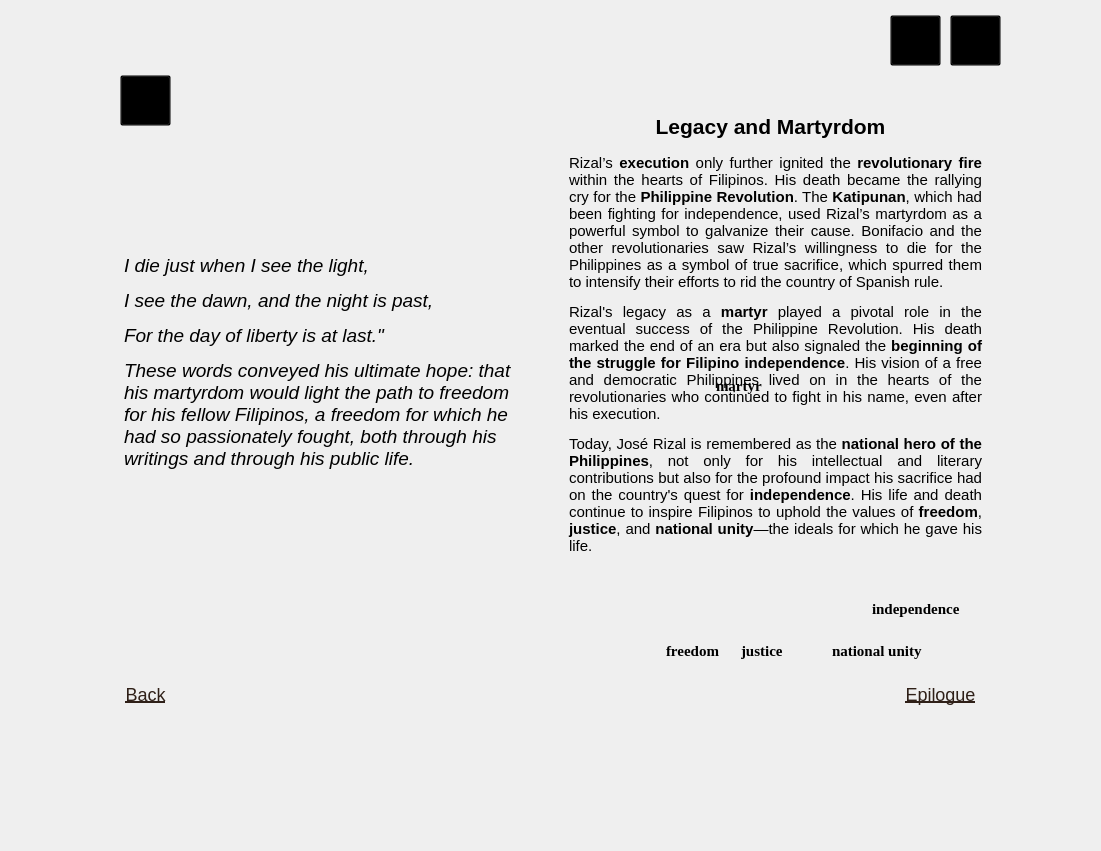
<?xml version="1.0" encoding="UTF-8"?>
<ui version="4.0">
 <class>chapter1_2</class>
 <widget class="QMainWindow" name="chapter1_2">
  <property name="geometry">
   <rect>
    <x>0</x>
    <y>0</y>
    <width>1101</width>
    <height>851</height>
   </rect>
  </property>
  <property name="minimumSize">
   <size>
    <width>1101</width>
    <height>851</height>
   </size>
  </property>
  <property name="maximumSize">
   <size>
    <width>1101</width>
    <height>851</height>
   </size>
  </property>
  <property name="windowTitle">
   <string>MainWindow</string>
  </property>
  <widget class="QWidget" name="centralwidget">
   <widget class="QLabel" name="bg">
    <property name="geometry">
     <rect>
      <x>0</x>
      <y>0</y>
      <width>1101</width>
      <height>851</height>
     </rect>
    </property>
    <property name="minimumSize">
     <size>
      <width>1101</width>
      <height>851</height>
     </size>
    </property>
    <property name="maximumSize">
     <size>
      <width>1101</width>
      <height>851</height>
     </size>
    </property>
    <property name="text">
     <string/>
    </property>
    <property name="pixmap">
     <pixmap>../reso/bg.png</pixmap>
    </property>
    <property name="scaledContents">
     <bool>true</bool>
    </property>
   </widget>
   <widget class="QTextEdit" name="wherehelived1">
    <property name="enabled">
     <bool>false</bool>
    </property>
    <property name="geometry">
     <rect>
      <x>120</x>
      <y>250</y>
      <width>401</width>
      <height>411</height>
     </rect>
    </property>
    <property name="styleSheet">
     <string notr="true">
    QTextEdit {
        background: transparent;
        font-family: &quot;Times New Roman&quot;;
        font-size: 10pt;
        border: none;
    }
</string>
    </property>
    <property name="html">
     <string>&lt;!DOCTYPE HTML PUBLIC &quot;-//W3C//DTD HTML 4.0//EN&quot; &quot;http://www.w3.org/TR/REC-html40/strict.dtd&quot;&gt;
&lt;html&gt;&lt;head&gt;&lt;meta name=&quot;qrichtext&quot; content=&quot;1&quot; /&gt;&lt;style type=&quot;text/css&quot;&gt;
p, li { white-space: pre-wrap; }
&lt;/style&gt;&lt;/head&gt;&lt;body style=&quot; font-family:'Times New Roman'; font-size:10pt; font-weight:400; font-style:normal;&quot;&gt;
&lt;p style=&quot; margin-top:12px; margin-bottom:12px; margin-left:0px; margin-right:0px; -qt-block-indent:0; text-indent:0px;&quot;&gt;&lt;span style=&quot; font-size:14pt; font-style:italic; color:#000000;&quot;&gt;I die just when I see the light,&lt;/span&gt;&lt;/p&gt;
&lt;p style=&quot; margin-top:12px; margin-bottom:12px; margin-left:0px; margin-right:0px; -qt-block-indent:0; text-indent:0px;&quot;&gt;&lt;span style=&quot; font-size:14pt; font-style:italic; color:#000000;&quot;&gt;I see the dawn, and the night is past,&lt;/span&gt;&lt;/p&gt;
&lt;p style=&quot; margin-top:12px; margin-bottom:12px; margin-left:0px; margin-right:0px; -qt-block-indent:0; text-indent:0px;&quot;&gt;&lt;span style=&quot; font-size:14pt; font-style:italic; color:#000000;&quot;&gt;For the day of liberty is at last.&amp;quot;&lt;/span&gt;&lt;/p&gt;
&lt;p style=&quot; margin-top:12px; margin-bottom:12px; margin-left:0px; margin-right:0px; -qt-block-indent:0; text-indent:0px;&quot;&gt;&lt;span style=&quot; font-size:14pt; font-style:italic; color:#000000;&quot;&gt;These words conveyed his ultimate hope: that his martyrdom would light the path to freedom for his fellow Filipinos, a freedom for which he had so passionately fought, both through his writings and through his public life.&lt;/span&gt;&lt;/p&gt;&lt;/body&gt;&lt;/html&gt;</string>
    </property>
   </widget>
   <widget class="QPushButton" name="backbutton">
    <property name="geometry">
     <rect>
      <x>120</x>
      <y>680</y>
      <width>51</width>
      <height>28</height>
     </rect>
    </property>
    <property name="styleSheet">
     <string notr="true">QPushButton {
    background-color: transparent;
    border: none;
    color: #2f2018;       /* Default font color */
    font-size: 18px;
    font-family: &quot;Times New Roman&quot;;
    text-decoration: underline;
}

QPushButton:hover {
    color: red;           /* Red color on hover */
}

QPushButton:pressed {
    color: #800000;       /* Darker red when pressed */
}</string>
    </property>
    <property name="text">
     <string>Back</string>
    </property>
   </widget>
   <widget class="QTextEdit" name="pasttime1">
    <property name="enabled">
     <bool>false</bool>
    </property>
    <property name="geometry">
     <rect>
      <x>565</x>
      <y>150</y>
      <width>421</width>
      <height>541</height>
     </rect>
    </property>
    <property name="styleSheet">
     <string notr="true">
    QTextEdit {
        background: transparent;
        font-family: &quot;Times New Roman&quot;;
        font-size: 10pt;
        border: none;
    }
</string>
    </property>
    <property name="html">
     <string>&lt;!DOCTYPE HTML PUBLIC &quot;-//W3C//DTD HTML 4.0//EN&quot; &quot;http://www.w3.org/TR/REC-html40/strict.dtd&quot;&gt;
&lt;html&gt;&lt;head&gt;&lt;meta name=&quot;qrichtext&quot; content=&quot;1&quot; /&gt;&lt;style type=&quot;text/css&quot;&gt;
p, li { white-space: pre-wrap; }
&lt;/style&gt;&lt;/head&gt;&lt;body style=&quot; font-family:'Times New Roman'; font-size:10pt; font-weight:400; font-style:normal;&quot;&gt;
&lt;p align=&quot;justify&quot; style=&quot; margin-top:12px; margin-bottom:12px; margin-left:0px; margin-right:0px; -qt-block-indent:0; text-indent:0px;&quot;&gt;&lt;span style=&quot; font-size:11pt; color:#000000;&quot;&gt;Rizal’s &lt;/span&gt;&lt;span style=&quot; font-size:11pt; font-weight:600; color:#000000;&quot;&gt;execution&lt;/span&gt;&lt;span style=&quot; font-size:11pt; color:#000000;&quot;&gt; only further ignited the &lt;/span&gt;&lt;span style=&quot; font-size:11pt; font-weight:600; color:#000000;&quot;&gt;revolutionary fire&lt;/span&gt;&lt;span style=&quot; font-size:11pt; color:#000000;&quot;&gt; within the hearts of Filipinos. His death became the rallying cry for the &lt;/span&gt;&lt;span style=&quot; font-size:11pt; font-weight:600; color:#000000;&quot;&gt;Philippine Revolution&lt;/span&gt;&lt;span style=&quot; font-size:11pt; color:#000000;&quot;&gt;. The &lt;/span&gt;&lt;span style=&quot; font-size:11pt; font-weight:600; color:#000000;&quot;&gt;Katipunan&lt;/span&gt;&lt;span style=&quot; font-size:11pt; color:#000000;&quot;&gt;, which had been fighting for independence, used Rizal’s martyrdom as a powerful symbol to galvanize their cause. Bonifacio and the other revolutionaries saw Rizal’s willingness to die for the Philippines as a symbol of true sacrifice, which spurred them to intensify their efforts to rid the country of Spanish rule.&lt;/span&gt;&lt;/p&gt;
&lt;p align=&quot;justify&quot; style=&quot; margin-top:12px; margin-bottom:12px; margin-left:0px; margin-right:0px; -qt-block-indent:0; text-indent:0px;&quot;&gt;&lt;span style=&quot; font-size:11pt; color:#000000;&quot;&gt;Rizal's legacy as a &lt;/span&gt;&lt;span style=&quot; font-size:11pt; font-weight:600; color:#000000;&quot;&gt;martyr&lt;/span&gt;&lt;span style=&quot; font-size:11pt; color:#000000;&quot;&gt; played a pivotal role in the eventual success of the Philippine Revolution. His death marked the end of an era but also signaled the &lt;/span&gt;&lt;span style=&quot; font-size:11pt; font-weight:600; color:#000000;&quot;&gt;beginning of the struggle for Filipino independence&lt;/span&gt;&lt;span style=&quot; font-size:11pt; color:#000000;&quot;&gt;. His vision of a free and democratic Philippines lived on in the hearts of the revolutionaries who continued to fight in his name, even after his execution.&lt;/span&gt;&lt;/p&gt;
&lt;p align=&quot;justify&quot; style=&quot; margin-top:12px; margin-bottom:12px; margin-left:0px; margin-right:0px; -qt-block-indent:0; text-indent:0px;&quot;&gt;&lt;span style=&quot; font-size:11pt; color:#000000;&quot;&gt;Today, José Rizal is remembered as the &lt;/span&gt;&lt;span style=&quot; font-size:11pt; font-weight:600; color:#000000;&quot;&gt;national hero of the Philippines&lt;/span&gt;&lt;span style=&quot; font-size:11pt; color:#000000;&quot;&gt;, not only for his intellectual and literary contributions but also for the profound impact his sacrifice had on the country's quest for &lt;/span&gt;&lt;span style=&quot; font-size:11pt; font-weight:600; color:#000000;&quot;&gt;independence&lt;/span&gt;&lt;span style=&quot; font-size:11pt; color:#000000;&quot;&gt;. His life and death continue to inspire Filipinos to uphold the values of &lt;/span&gt;&lt;span style=&quot; font-size:11pt; font-weight:600; color:#000000;&quot;&gt;freedom&lt;/span&gt;&lt;span style=&quot; font-size:11pt; color:#000000;&quot;&gt;, &lt;/span&gt;&lt;span style=&quot; font-size:11pt; font-weight:600; color:#000000;&quot;&gt;justice&lt;/span&gt;&lt;span style=&quot; font-size:11pt; color:#000000;&quot;&gt;, and &lt;/span&gt;&lt;span style=&quot; font-size:11pt; font-weight:600; color:#000000;&quot;&gt;national unity&lt;/span&gt;&lt;span style=&quot; font-size:11pt; color:#000000;&quot;&gt;—the ideals for which he gave his life.&lt;/span&gt;&lt;/p&gt;&lt;/body&gt;&lt;/html&gt;</string>
    </property>
   </widget>
   <widget class="QTextEdit" name="pasttime">
    <property name="enabled">
     <bool>false</bool>
    </property>
    <property name="geometry">
     <rect>
      <x>590</x>
      <y>110</y>
      <width>361</width>
      <height>41</height>
     </rect>
    </property>
    <property name="styleSheet">
     <string notr="true">
    QTextEdit {
        background: transparent;
        font-family: &quot;Times New Roman&quot;;
        font-size: 10pt;
        border: none;
    }
</string>
    </property>
    <property name="html">
     <string>&lt;!DOCTYPE HTML PUBLIC &quot;-//W3C//DTD HTML 4.0//EN&quot; &quot;http://www.w3.org/TR/REC-html40/strict.dtd&quot;&gt;
&lt;html&gt;&lt;head&gt;&lt;meta name=&quot;qrichtext&quot; content=&quot;1&quot; /&gt;&lt;style type=&quot;text/css&quot;&gt;
p, li { white-space: pre-wrap; }
&lt;/style&gt;&lt;/head&gt;&lt;body style=&quot; font-family:'Times New Roman'; font-size:10pt; font-weight:400; font-style:normal;&quot;&gt;
&lt;p align=&quot;center&quot; style=&quot; margin-top:0px; margin-bottom:0px; margin-left:0px; margin-right:0px; -qt-block-indent:0; text-indent:0px;&quot;&gt;&lt;span style=&quot; font-size:16pt; font-weight:600; color:#000000;&quot;&gt;Legacy and Martyrdom&lt;/span&gt;&lt;/p&gt;&lt;/body&gt;&lt;/html&gt;</string>
    </property>
   </widget>
   <widget class="QPushButton" name="nextbutton">
    <property name="geometry">
     <rect>
      <x>900</x>
      <y>680</y>
      <width>81</width>
      <height>28</height>
     </rect>
    </property>
    <property name="styleSheet">
     <string notr="true">QPushButton {
    background-color: transparent;
    border: none;
    color: #2f2018;       /* Default font color */
    font-size: 18px;
    font-family: &quot;Times New Roman&quot;;
    text-decoration: underline;
}

QPushButton:hover {
    color: red;           /* Red color on hover */
}

QPushButton:pressed {
    color: #800000;       /* Darker red when pressed */
}</string>
    </property>
    <property name="text">
     <string>Epilogue</string>
    </property>
   </widget>
   <widget class="QPushButton" name="exitbutton">
    <property name="geometry">
     <rect>
      <x>950</x>
      <y>15</y>
      <width>51</width>
      <height>51</height>
     </rect>
    </property>
    <property name="styleSheet">
     <string notr="true">QPushButton {
    background-color: transparent;
}</string>
    </property>
    <property name="text">
     <string/>
    </property>
   </widget>
   <widget class="QPushButton" name="volumebutton">
    <property name="geometry">
     <rect>
      <x>890</x>
      <y>15</y>
      <width>51</width>
      <height>51</height>
     </rect>
    </property>
    <property name="styleSheet">
     <string notr="true">QPushButton {
    background-color: transparent;
}</string>
    </property>
    <property name="text">
     <string/>
    </property>
   </widget>
   <widget class="QPushButton" name="bmbutton">
    <property name="geometry">
     <rect>
      <x>120</x>
      <y>75</y>
      <width>51</width>
      <height>51</height>
     </rect>
    </property>
    <property name="styleSheet">
     <string notr="true">QPushButton {
    background-color: transparent;
}</string>
    </property>
    <property name="text">
     <string/>
    </property>
   </widget>
   <widget class="QLabel" name="martyr">
    <property name="geometry">
     <rect>
      <x>716</x>
      <y>375</y>
      <width>61</width>
      <height>21</height>
     </rect>
    </property>
    <property name="font">
     <font>
      <family>Times New Roman</family>
      <pointsize>11</pointsize>
      <weight>75</weight>
      <bold>true</bold>
     </font>
    </property>
    <property name="text">
     <string>martyr</string>
    </property>
   </widget>
   <widget class="QLabel" name="independence">
    <property name="geometry">
     <rect>
      <x>872</x>
      <y>598</y>
      <width>121</width>
      <height>21</height>
     </rect>
    </property>
    <property name="font">
     <font>
      <family>Times New Roman</family>
      <pointsize>11</pointsize>
      <weight>75</weight>
      <bold>true</bold>
     </font>
    </property>
    <property name="text">
     <string>independence</string>
    </property>
   </widget>
   <widget class="QLabel" name="freedom">
    <property name="geometry">
     <rect>
      <x>666</x>
      <y>640</y>
      <width>71</width>
      <height>21</height>
     </rect>
    </property>
    <property name="font">
     <font>
      <family>Times New Roman</family>
      <pointsize>11</pointsize>
      <weight>75</weight>
      <bold>true</bold>
     </font>
    </property>
    <property name="text">
     <string>freedom</string>
    </property>
   </widget>
   <widget class="QLabel" name="justice">
    <property name="geometry">
     <rect>
      <x>741</x>
      <y>640</y>
      <width>61</width>
      <height>21</height>
     </rect>
    </property>
    <property name="font">
     <font>
      <family>Times New Roman</family>
      <pointsize>11</pointsize>
      <weight>75</weight>
      <bold>true</bold>
     </font>
    </property>
    <property name="text">
     <string>justice</string>
    </property>
   </widget>
   <widget class="QLabel" name="unity">
    <property name="geometry">
     <rect>
      <x>832</x>
      <y>640</y>
      <width>111</width>
      <height>21</height>
     </rect>
    </property>
    <property name="font">
     <font>
      <family>Times New Roman</family>
      <pointsize>11</pointsize>
      <weight>75</weight>
      <bold>true</bold>
     </font>
    </property>
    <property name="text">
     <string>national unity</string>
    </property>
   </widget>
  </widget>
 </widget>
 <resources/>
 <connections/>
</ui>
